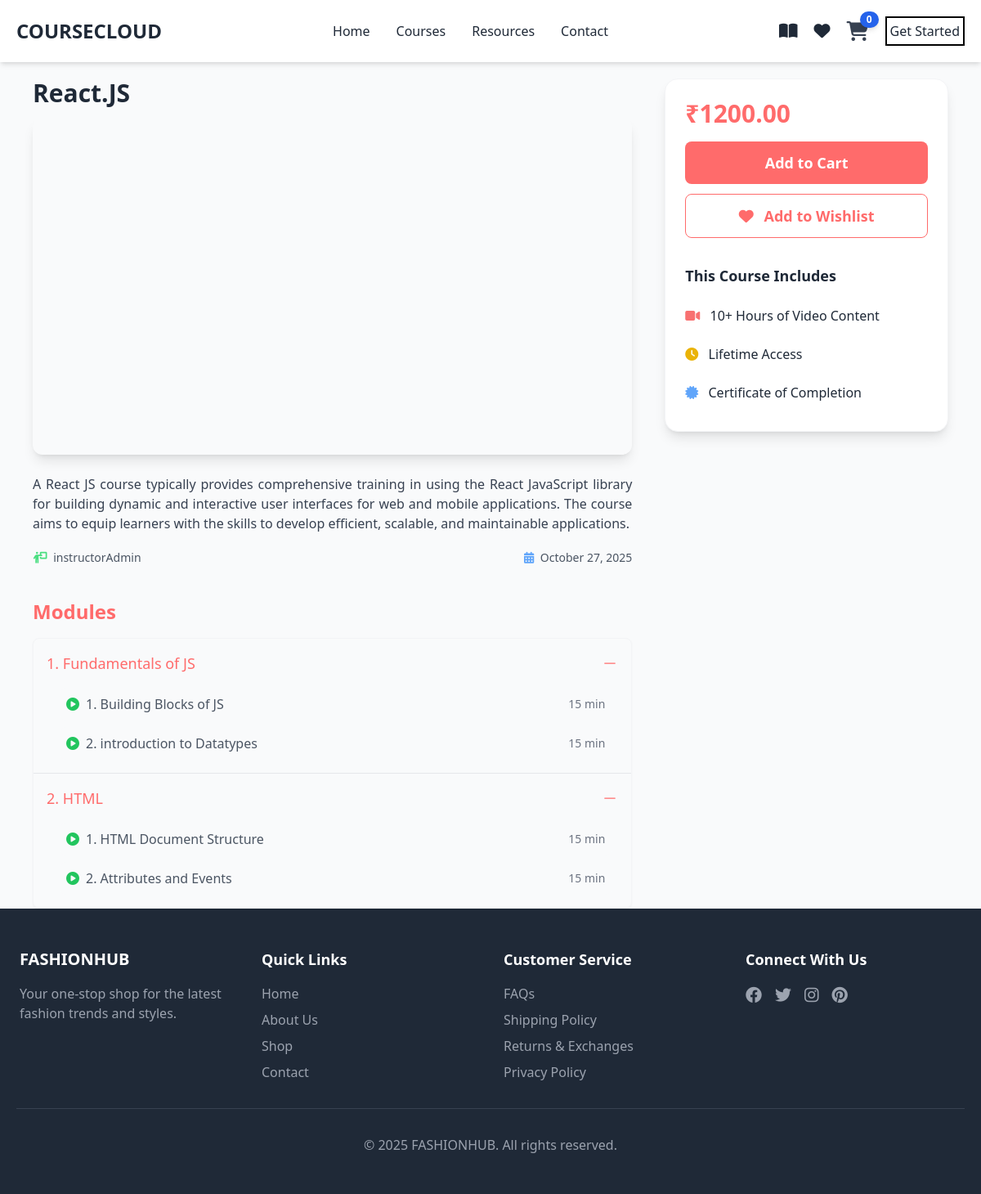
Screenshot of /student/coursedet/1/ with the database file from the repository.
### instructor/models.py (models this page shows, shortened)
class Course(models.Model):
    title=models.CharField(max_length=100)
    description=models.TextField()
    price=models.DecimalField(decimal_places=2,max_digits=6)
    picture=models.ImageField(upload_to="course_pics",null=True,blank=True,default="course_pics/default.png")
    thumbnail=EmbedVideoField()
    is_free=models.BooleanField(default=False)
    instructor=models.ForeignKey(User,on_delete=models.SET_NULL,related_name="courses",null=True)
    Category_obj=models.ManyToManyField(Category)
    created_at=models.DateTimeField(auto_now_add=True)
    updated_at=models.DateTimeField(auto_now=True)

class User(AbstractUser):
    role_options = [
        ("instructor", "instructor"),
        ("student", "student"),
    ]
    role = models.CharField(max_length=30, choices=role_options, default="student")

class Module(models.Model):
    title = models.CharField(max_length=100)
    course_object = models.ForeignKey(
        Course,
        on_delete=models.CASCADE,
        related_name="modules"
    )
    order = models.PositiveIntegerField(blank=True, null=True)
    class Meta:
        ordering = ["order"]

class Lesson(models.Model):
    title = models.CharField(max_length=200)
    module_object = models.ForeignKey(Module, on_delete=models.CASCADE, related_name="lessons")
    video = EmbedVideoField(null=True, blank=True)
    order = models.PositiveIntegerField()
    class Meta:
        ordering = ["order"]

### student/views.py (the view)
# urls.py: path('coursedet/<int:pk>/', CourseDetails.as_view(), name='course-details'),
class CourseDetails(DetailView):
    template_name="course_details.html"
    queryset=Course.objects.all()

### student/context_processor.py (called while the page is built)
def cartCount(request):
    if request.user.is_authenticated:
        count=request.user.basket.all().count()
        return {"cartcount":count}
    else:
        return{"cartcount":0}

### student/templates/course_details.html (shortened to what this page needs)
{% extends 'base.html' %}
{% load embed_video_tags %}
{% block base %}
<div class="px-10 mt-5 w-full min-h-1/2">
  <div class="grid grid-cols-1 lg:grid-cols-3 gap-10 max-w-6xl mx-auto">
    <div class="lg:col-span-2">
      <h1 class="font-bold text-3xl mb-3">{{ object.title }}</h1>
      <div class="rounded-xl overflow-hidden shadow-lg mb-6 aspect-video">
      </div>
      <p class="text-justify text-gray-700 mb-5">
        {{ object.description }}
      </p>
      <div class="mt-5 flex justify-between text-gray-600 text-sm mb-10">
        <span>
          <i class="fa-solid fa-person-chalkboard mr-1 text-green-400"></i>
          {{ object.instructor }}
        </span>
        <span>
          <i class="fa-solid fa-calendar-days mr-1 text-blue-400"></i>
          {{ object.created_at|date:"F j, Y" }}
        </span>
      </div>
      <div class="mt-10">
        <h2 class="text-2xl font-semibold mb-4 text-primary">Modules</h2>
        <div class="divide-y divide-gray-200 border border-gray-100 rounded-lg shadow-sm">
          {% for module in object.modules.all %}
          <details class="group" open>
            <summary
              class="flex cursor-pointer list-none items-center justify-between py-4 px-4 text-lg font-medium text-gray-800 group-open:text-primary">
              {{ module.order }}. {{ module.title }}
              <div>
                <svg xmlns="http://www.w3.org/2000/svg" fill="none" viewBox="0 0 24 24" stroke-width="1.5"
                  stroke="currentColor" class="hidden h-5 w-5 group-open:block">
                  <path stroke-linecap="round" stroke-linejoin="round" d="M19.5 12h-15" />
                </svg>
              </div>
            </summary>
            <div class="pb-4 px-6 text-gray-600">
              <ul class="list-none ml-2 space-y-2">
                {% for lesson in module.lessons.all %}
                <li class="flex justify-between items-center p-2 bg-gray-50 rounded-lg hover:bg-gray-100">
                  <div class="flex items-center space-x-2">
                    <i class="fa-solid fa-circle-play text-green-500"></i>
                    <span>{{ forloop.counter }}. {{ lesson.title }}</span>
                  </div>
                  <span class="text-sm text-gray-500">15 min</span>
                </li>
                {% endfor %}
              </ul>
            </div>
          </details>
          {% empty %}
          <p class="text-gray-500 p-4">No modules available for this course.</p>
          {% endfor %}
        </div>
      </div>
    </div>
    <div class="p-6 bg-white shadow-lg rounded-2xl border border-gray-100 h-fit mt-6 lg:mt-0">
      {% if object.is_free %}
        <p class="text-green-600 text-3xl font-bold mb-4">FREE</p>
      {% else %}
        <p class="text-primary text-3xl font-bold mb-4">₹{{ object.price }}</p>
      {% endif %}
      <a href="{% url 'add_to_cart' object.id %}">
        <button
          class="w-full bg-primary hover:bg-red-500 text-white py-3 rounded-lg text-lg font-semibold mb-3 transition-colors duration-300">
          Add to Cart
        </button>
      </a>
      <button
        class="w-full border border-primary text-primary hover:bg-primary hover:text-white py-3 rounded-lg text-lg font-semibold transition-colors duration-300">
        <i class="fa-solid fa-heart mr-2"></i> Add to Wishlist
      </button>
      <div class="mt-5 h-48 flex justify-around flex-col">
        <h1 class="text-lg font-bold">This Course Includes</h1>
        <p><i class="fa-solid fa-video mr-2 text-red-400"></i> 10+ Hours of Video Content</p>
        <p><i class="fa-solid fa-clock mr-2 text-yellow-500"></i> Lifetime Access</p>
        <p><i class="fa-solid fa-certificate mr-2 text-blue-400"></i> Certificate of Completion</p>
      </div>
    </div>
  </div>
</div>
{% endblock base %}

### student/templates/base.html (shortened to what this page needs)
<!DOCTYPE html>
<html lang="en">
<head>
    <script src="https://cdn.tailwindcss.com"></script>
    <link rel="stylesheet" href="https://cdnjs.cloudflare.com/ajax/libs/font-awesome/6.4.0/css/all.min.css">
</head>
<body class="bg-gray-50 text-gray-800">
    <nav class="flex justify-between items-center px-5 py-5 bg-white shadow-md sticky top-0 z-50">
        <div class="text-2xl font-bold text-gray-800">COURSECLOUD</div>
        <ul class="flex space-x-8">
            <li class="relative">
                <a href="{% url 'home' %}" class="nav-link text-gray-800 font-medium hover:text-primary transition-colors duration-300">Home</a>
            </li>
            <li class="relative">
                <a href="{% url 'mycourse' %}" class="nav-link text-gray-800 font-medium hover:text-primary transition-colors duration-300">Courses</a>
            </li>
            <li class="relative">
                <a href="#" class="nav-link text-gray-800 font-medium hover:text-primary transition-colors duration-300">Resources</a>
            </li>
            <li class="relative">
                <a href="#" class="nav-link text-gray-800 font-medium hover:text-primary transition-colors duration-300">Contact</a>
            </li>
        </ul>
        <div class="flex items-center space-x-5">
            <a href="#" class="text-gray-800 hover:text-primary transition-all duration-300 hover:-translate-y-1">
                <i class="fa-solid fa-book-open  text-xl"></i>
            </a>
            <a href="#" class="text-gray-800 hover:text-primary transition-all duration-300 hover:-translate-y-1">
                <i class="fa-solid fa-heart  text-xl"></i>
            </a>
            <a href="{% url 'cartsummery' %}"
            class="relative inline-flex items-center text-gray-700 hover:text-blue-700 transition-all duration-300 group">
            <i class="fas fa-shopping-cart text-2xl group-hover:scale-110 transition-transform duration-300"></i>
            <span class="absolute -top-2 -right-3 bg-blue-600 text-white text-xs font-semibold rounded-full px-2 py-0.5 shadow-md">
                {{ cartcount }}
            </span>
            </a>
            <a href="#"  class="border-2 border-black p-1 hover:bg-black hover:text-white">Get Started</a>
        </div>
    </nav>
    {% block base %}
    {% endblock base %}
    <footer class="bg-gray-800 text-white py-12 px-5">
        <div class="max-w-6xl mx-auto grid grid-cols-1 md:grid-cols-4 gap-8">
            <div>
                <h3 class="text-xl font-bold mb-4">FASHIONHUB</h3>
                <p class="text-gray-400">Your one-stop shop for the latest fashion trends and styles.</p>
            </div>
            <div>
                <h4 class="font-semibold text-lg mb-4">Quick Links</h4>
                <ul class="space-y-2">
                    <li><a href="#" class="text-gray-400 hover:text-white transition-colors duration-300">Home</a></li>
                    <li><a href="#" class="text-gray-400 hover:text-white transition-colors duration-300">About Us</a></li>
                    <li><a href="#" class="text-gray-400 hover:text-white transition-colors duration-300">Shop</a></li>
                    <li><a href="#" class="text-gray-400 hover:text-white transition-colors duration-300">Contact</a></li>
                </ul>
            </div>
            <div>
                <h4 class="font-semibold text-lg mb-4">Customer Service</h4>
                <ul class="space-y-2">
                    <li><a href="#" class="text-gray-400 hover:text-white transition-colors duration-300">FAQs</a></li>
                    <li><a href="#" class="text-gray-400 hover:text-white transition-colors duration-300">Shipping Policy</a></li>
                    <li><a href="#" class="text-gray-400 hover:text-white transition-colors duration-300">Returns & Exchanges</a></li>
                    <li><a href="#" class="text-gray-400 hover:text-white transition-colors duration-300">Privacy Policy</a></li>
                </ul>
            </div>
            <div>
                <h4 class="font-semibold text-lg mb-4">Connect With Us</h4>
                <div class="flex space-x-4">
                    <a href="#" class="text-gray-400 hover:text-white transition-colors duration-300 text-xl">
                        <i class="fab fa-facebook"></i>
                    </a>
                    <a href="#" class="text-gray-400 hover:text-white transition-colors duration-300 text-xl">
                        <i class="fab fa-twitter"></i>
                    </a>
                    <a href="#" class="text-gray-400 hover:text-white transition-colors duration-300 text-xl">
                        <i class="fab fa-instagram"></i>
                    </a>
                    <a href="#" class="text-gray-400 hover:text-white transition-colors duration-300 text-xl">
                        <i class="fab fa-pinterest"></i>
                    </a>
                </div>
            </div>
        </div>
        <div class="border-t border-gray-700 mt-8 pt-8 text-center text-gray-400">
            <p>&copy; 2025 FASHIONHUB. All rights reserved.</p>
        </div>
    </footer>
</body>
</html>

### student/templates/base.html (style rules this page uses)
.nav-link::after { content: ''; position: absolute; bottom: -5px; left: 0; width: 0; height: 2px; background-color: #ff6b6b; transition: width 0.3s; }

### rows the page displays
Course: title "React.JS", description "A React JS course typically provides comprehensive training in using the React JavaScript library for building dynamic and interactive user interfaces for web and mobile applications. The course aims to equip learners with the skills to develop efficient, scalable, and maintainable applications.", instructor "instructorAdmin", created_at "October 27, 2025", price "1200.00"
Module: order "1", title "Fundamentals of JS"
Lesson: title "Building Blocks of JS"
Lesson: title "introduction to Datatypes"
Module: order "2", title "HTML"
Lesson: title "HTML Document Structure"
Lesson: title "Attributes and Events"

### other values shown
{{ cartcount }} "0"
